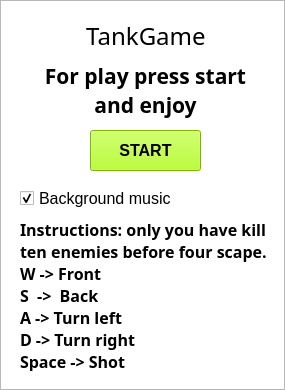
<?xml version="1.0" encoding="UTF-8"?>
<ui version="4.0">
 <class>WindowStart</class>
 <widget class="QWidget" name="WindowStart">
  <property name="geometry">
   <rect>
    <x>0</x>
    <y>0</y>
    <width>285</width>
    <height>390</height>
   </rect>
  </property>
  <property name="acceptDrops">
   <bool>true</bool>
  </property>
  <property name="windowTitle">
   <string>TankGame</string>
  </property>
  <property name="autoFillBackground">
   <bool>false</bool>
  </property>
  <property name="styleSheet">
   <string notr="true"/>
  </property>
  <widget class="QPushButton" name="pushButton">
   <property name="geometry">
    <rect>
     <x>90</x>
     <y>130</y>
     <width>111</width>
     <height>41</height>
    </rect>
   </property>
   <property name="font">
    <font>
     <pointsize>12</pointsize>
     <weight>75</weight>
     <bold>true</bold>
    </font>
   </property>
   <property name="styleSheet">
    <string notr="true">background-color: rgb(170, 255, 0);</string>
   </property>
   <property name="text">
    <string>START</string>
   </property>
  </widget>
  <widget class="QLabel" name="label_Welcome">
   <property name="geometry">
    <rect>
     <x>80</x>
     <y>10</y>
     <width>141</width>
     <height>51</height>
    </rect>
   </property>
   <property name="font">
    <font>
     <family>Viner Hand ITC</family>
     <pointsize>18</pointsize>
     <weight>50</weight>
     <italic>false</italic>
     <bold>false</bold>
     <underline>false</underline>
     <kerning>true</kerning>
    </font>
   </property>
   <property name="autoFillBackground">
    <bool>false</bool>
   </property>
   <property name="text">
    <string> TankGame</string>
   </property>
  </widget>
  <widget class="QLabel" name="label_Instructions">
   <property name="geometry">
    <rect>
     <x>20</x>
     <y>220</y>
     <width>251</width>
     <height>151</height>
    </rect>
   </property>
   <property name="palette">
    <palette>
     <active>
      <colorrole role="Text">
       <brush brushstyle="SolidPattern">
        <color alpha="255">
         <red>255</red>
         <green>255</green>
         <blue>255</blue>
        </color>
       </brush>
      </colorrole>
      <colorrole role="PlaceholderText">
       <brush brushstyle="SolidPattern">
        <color alpha="128">
         <red>255</red>
         <green>255</green>
         <blue>255</blue>
        </color>
       </brush>
      </colorrole>
     </active>
     <inactive>
      <colorrole role="Text">
       <brush brushstyle="SolidPattern">
        <color alpha="255">
         <red>255</red>
         <green>255</green>
         <blue>255</blue>
        </color>
       </brush>
      </colorrole>
      <colorrole role="PlaceholderText">
       <brush brushstyle="SolidPattern">
        <color alpha="128">
         <red>255</red>
         <green>255</green>
         <blue>255</blue>
        </color>
       </brush>
      </colorrole>
     </inactive>
     <disabled>
      <colorrole role="Text">
       <brush brushstyle="SolidPattern">
        <color alpha="127">
         <red>255</red>
         <green>255</green>
         <blue>255</blue>
        </color>
       </brush>
      </colorrole>
      <colorrole role="PlaceholderText">
       <brush brushstyle="SolidPattern">
        <color alpha="128">
         <red>231</red>
         <green>231</green>
         <blue>231</blue>
        </color>
       </brush>
      </colorrole>
     </disabled>
    </palette>
   </property>
   <property name="font">
    <font>
     <family>Segoe UI Black</family>
     <pointsize>12</pointsize>
     <weight>75</weight>
     <italic>false</italic>
     <bold>true</bold>
     <kerning>true</kerning>
    </font>
   </property>
   <property name="autoFillBackground">
    <bool>false</bool>
   </property>
   <property name="text">
    <string>Instructions: only you have kill
ten enemies before four scape.
W -&gt; Front
S  -&gt;  Back
A -&gt; Turn left
D -&gt; Turn right
Space -&gt; Shot</string>
   </property>
  </widget>
  <widget class="QLabel" name="label_Start">
   <property name="geometry">
    <rect>
     <x>40</x>
     <y>60</y>
     <width>211</width>
     <height>61</height>
    </rect>
   </property>
   <property name="font">
    <font>
     <family>Segoe UI Black</family>
     <pointsize>16</pointsize>
     <weight>75</weight>
     <bold>true</bold>
    </font>
   </property>
   <property name="text">
    <string>For play press start
and enjoy</string>
   </property>
   <property name="alignment">
    <set>Qt::AlignCenter</set>
   </property>
  </widget>
  <widget class="QGraphicsView" name="graphicsView">
   <property name="enabled">
    <bool>true</bool>
   </property>
   <property name="geometry">
    <rect>
     <x>0</x>
     <y>0</y>
     <width>285</width>
     <height>390</height>
    </rect>
   </property>
   <property name="palette">
    <palette>
     <active/>
     <inactive/>
     <disabled/>
    </palette>
   </property>
   <property name="autoFillBackground">
    <bool>true</bool>
   </property>
   <property name="styleSheet">
    <string notr="true">background-image: url(:/images/camugrease.jpg);</string>
   </property>
  </widget>
  <widget class="QCheckBox" name="checkBox">
   <property name="geometry">
    <rect>
     <x>20</x>
     <y>188</y>
     <width>151</width>
     <height>21</height>
    </rect>
   </property>
   <property name="font">
    <font>
     <pointsize>12</pointsize>
     <kerning>true</kerning>
    </font>
   </property>
   <property name="autoFillBackground">
    <bool>false</bool>
   </property>
   <property name="text">
    <string>Background music</string>
   </property>
   <property name="checked">
    <bool>true</bool>
   </property>
  </widget>
  <zorder>graphicsView</zorder>
  <zorder>pushButton</zorder>
  <zorder>label_Welcome</zorder>
  <zorder>label_Instructions</zorder>
  <zorder>label_Start</zorder>
  <zorder>checkBox</zorder>
 </widget>
 <resources/>
 <connections/>
</ui>
